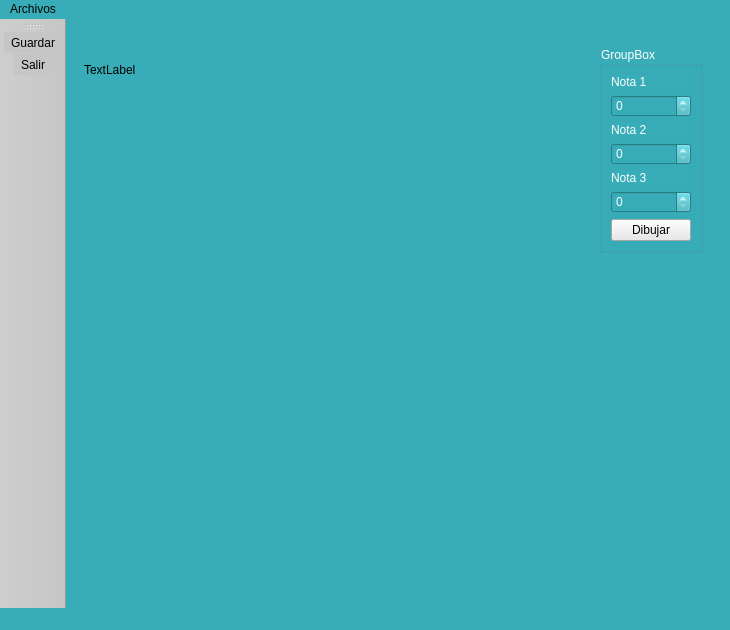
<?xml version="1.0" encoding="UTF-8"?>
<ui version="4.0">
 <class>Principal</class>
 <widget class="QMainWindow" name="Principal">
  <property name="geometry">
   <rect>
    <x>0</x>
    <y>0</y>
    <width>681</width>
    <height>630</height>
   </rect>
  </property>
  <property name="windowTitle">
   <string>Principal</string>
  </property>
  <property name="windowIcon">
   <iconset resource="recursos.qrc">
    <normaloff>:/imagenes/Recursos/estadisticas.png</normaloff>:/imagenes/Recursos/estadisticas.png</iconset>
  </property>
  <property name="styleSheet">
   <string notr="true">background-color: rgb(56, 173, 184);</string>
  </property>
  <widget class="QWidget" name="centralwidget">
   <layout class="QVBoxLayout" name="verticalLayout_3">
    <item>
     <widget class="QWidget" name="widget" native="true">
      <layout class="QHBoxLayout" name="horizontalLayout">
       <item>
        <widget class="QLabel" name="cuadro">
         <property name="sizePolicy">
          <sizepolicy hsizetype="Preferred" vsizetype="Preferred">
           <horstretch>0</horstretch>
           <verstretch>0</verstretch>
          </sizepolicy>
         </property>
         <property name="minimumSize">
          <size>
           <width>500</width>
           <height>500</height>
          </size>
         </property>
         <property name="maximumSize">
          <size>
           <width>500</width>
           <height>500</height>
          </size>
         </property>
         <property name="mouseTracking">
          <bool>false</bool>
         </property>
         <property name="tabletTracking">
          <bool>false</bool>
         </property>
         <property name="focusPolicy">
          <enum>Qt::WheelFocus</enum>
         </property>
         <property name="contextMenuPolicy">
          <enum>Qt::NoContextMenu</enum>
         </property>
         <property name="styleSheet">
          <string notr="true">border-color: rgb(0, 0, 0);</string>
         </property>
         <property name="text">
          <string>TextLabel</string>
         </property>
         <property name="alignment">
          <set>Qt::AlignLeading|Qt::AlignLeft|Qt::AlignTop</set>
         </property>
         <property name="wordWrap">
          <bool>false</bool>
         </property>
        </widget>
       </item>
       <item>
        <widget class="QWidget" name="widget_3" native="true">
         <layout class="QVBoxLayout" name="verticalLayout_2">
          <item>
           <widget class="QGroupBox" name="groupBox">
            <property name="styleSheet">
             <string notr="true">color: rgb(255, 255, 255);</string>
            </property>
            <property name="title">
             <string>GroupBox</string>
            </property>
            <layout class="QVBoxLayout" name="verticalLayout">
             <item>
              <widget class="QLabel" name="label">
               <property name="text">
                <string>Nota 1</string>
               </property>
              </widget>
             </item>
             <item>
              <widget class="QSpinBox" name="inNota1">
               <property name="maximum">
                <number>400</number>
               </property>
              </widget>
             </item>
             <item>
              <widget class="QLabel" name="label_2">
               <property name="text">
                <string>Nota 2</string>
               </property>
              </widget>
             </item>
             <item>
              <widget class="QSpinBox" name="inNota2">
               <property name="maximum">
                <number>400</number>
               </property>
              </widget>
             </item>
             <item>
              <widget class="QLabel" name="label_3">
               <property name="text">
                <string>Nota 3</string>
               </property>
              </widget>
             </item>
             <item>
              <widget class="QSpinBox" name="inNota3">
               <property name="maximum">
                <number>400</number>
               </property>
              </widget>
             </item>
             <item>
              <widget class="QPushButton" name="cmdDibujar">
               <property name="styleSheet">
                <string notr="true">background-color: rgb(232, 232, 232);
color: rgb(3, 3, 3);</string>
               </property>
               <property name="text">
                <string>Dibujar</string>
               </property>
              </widget>
             </item>
            </layout>
           </widget>
          </item>
          <item>
           <spacer name="verticalSpacer">
            <property name="orientation">
             <enum>Qt::Vertical</enum>
            </property>
            <property name="sizeHint" stdset="0">
             <size>
              <width>20</width>
              <height>40</height>
             </size>
            </property>
           </spacer>
          </item>
         </layout>
        </widget>
       </item>
      </layout>
     </widget>
    </item>
   </layout>
  </widget>
  <widget class="QMenuBar" name="menubar">
   <property name="geometry">
    <rect>
     <x>0</x>
     <y>0</y>
     <width>681</width>
     <height>25</height>
    </rect>
   </property>
   <widget class="QMenu" name="menuArchivos">
    <property name="title">
     <string>Archivos</string>
    </property>
    <addaction name="actionAbrir"/>
    <addaction name="actionSalir"/>
   </widget>
   <addaction name="menuArchivos"/>
  </widget>
  <widget class="QStatusBar" name="statusbar"/>
  <widget class="QToolBar" name="toolBar">
   <property name="windowTitle">
    <string>toolBar</string>
   </property>
   <property name="styleSheet">
    <string notr="true">background-color: rgb(198, 198, 198);</string>
   </property>
   <attribute name="toolBarArea">
    <enum>LeftToolBarArea</enum>
   </attribute>
   <attribute name="toolBarBreak">
    <bool>false</bool>
   </attribute>
   <addaction name="actionAbrir"/>
   <addaction name="actionSalir"/>
  </widget>
  <action name="actionAbrir">
   <property name="icon">
    <iconset resource="recursos.qrc">
     <normaloff>:/imagenes/Recursos/disco-flexible.png</normaloff>:/imagenes/Recursos/disco-flexible.png</iconset>
   </property>
   <property name="text">
    <string>Guardar</string>
   </property>
  </action>
  <action name="actionSalir">
   <property name="icon">
    <iconset resource="recursos.qrc">
     <normaloff>:/imagenes/Recursos/cerrar-sesion.png</normaloff>:/imagenes/Recursos/cerrar-sesion.png</iconset>
   </property>
   <property name="text">
    <string>Salir</string>
   </property>
  </action>
 </widget>
 <resources>
  <include location="recursos.qrc"/>
 </resources>
 <connections/>
</ui>
